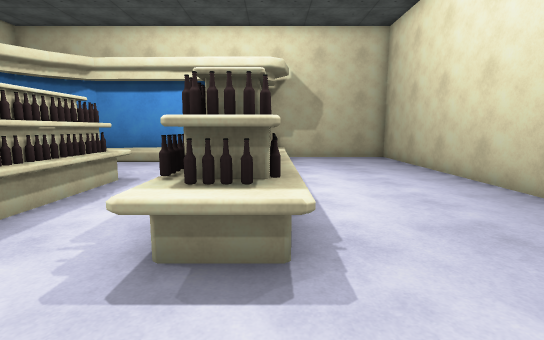
view 1 (above)

17 first-person views from a walk through a scene from a Unity 3-D project. The camera is 1.4 m above the floor, tilts 8° down and sees 85° across. The floor is counted in squares, 1 m on a side. Each view is taken from the middle of a square. On the plan, view 1 faces up. The plan holds only what a view shows up to about 14 squares ahead; the rest is blank. The player character is not drawn. Surface patterns are stand-ins for the level's own textures.

view 2
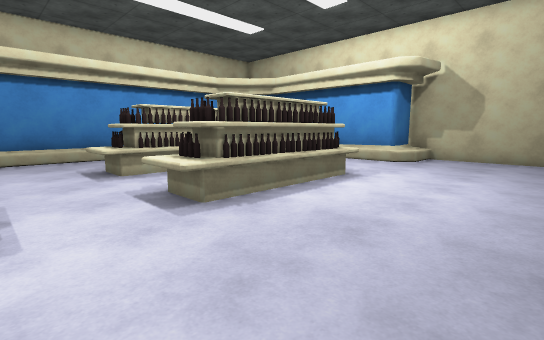

view 3
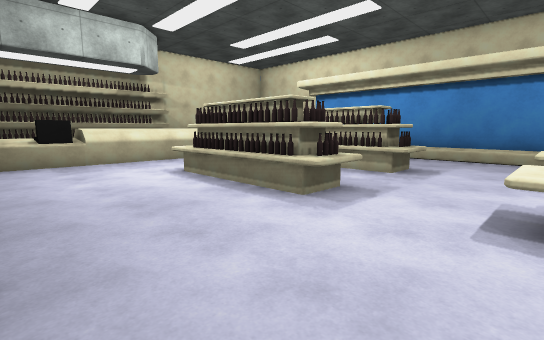

view 4
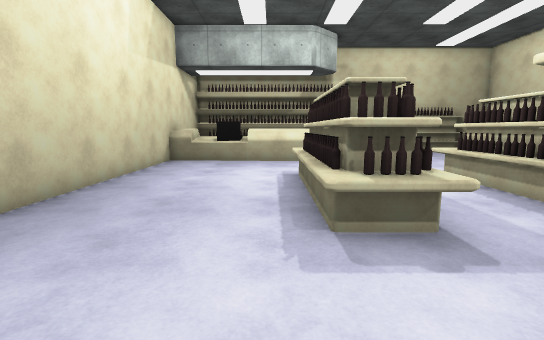

view 5
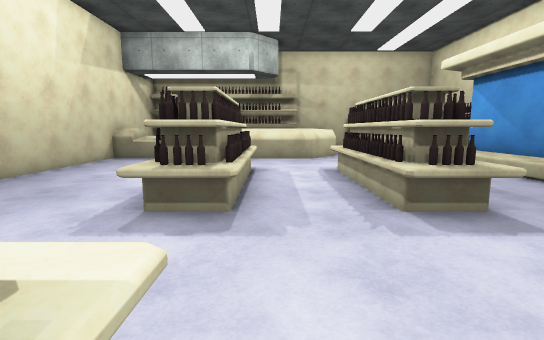

view 6
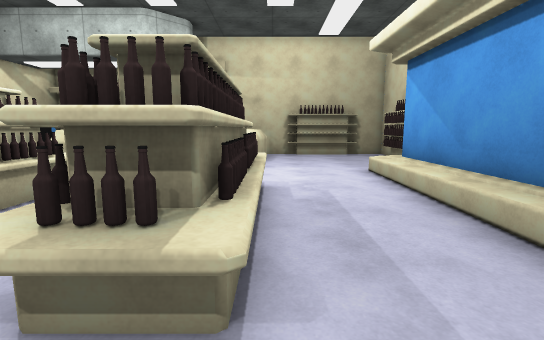

view 7
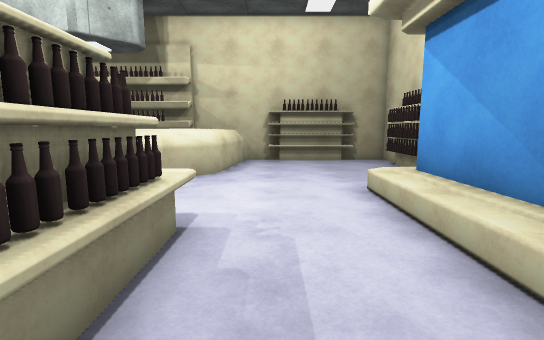

view 8
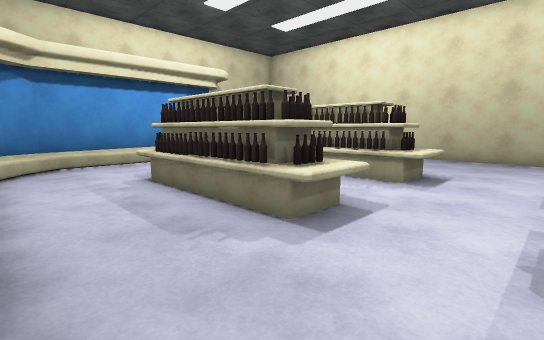

view 9
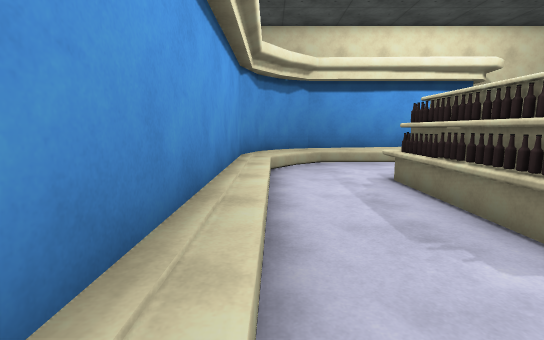

view 10
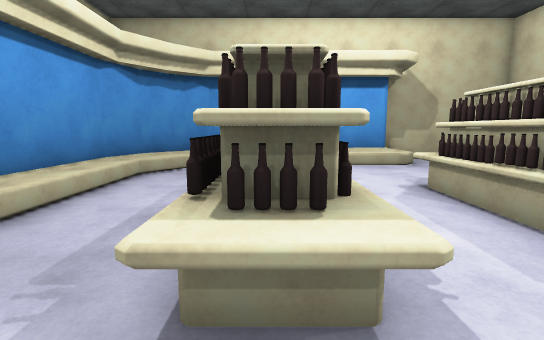

view 11
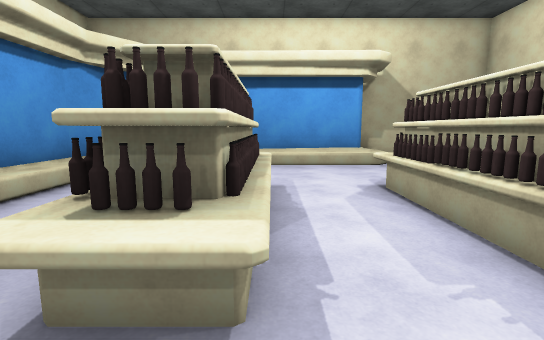

view 12
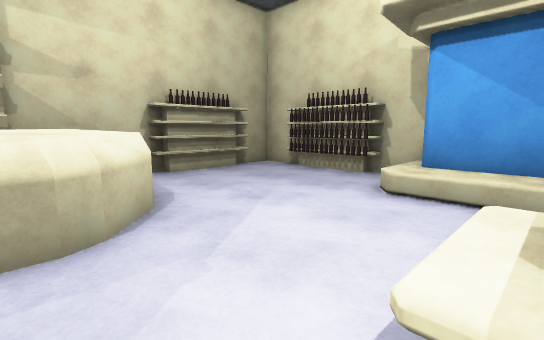

view 13
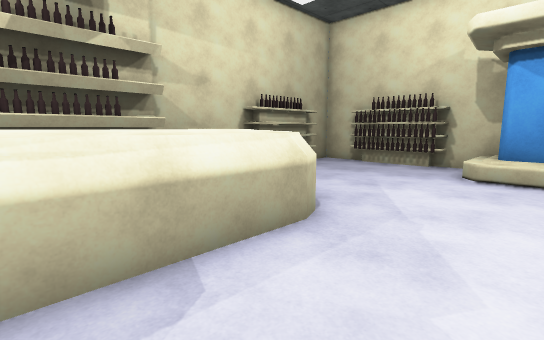

view 14
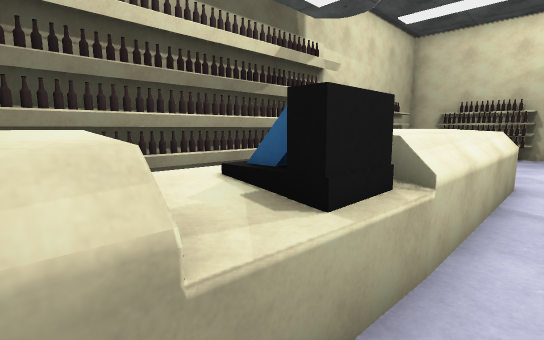

view 15
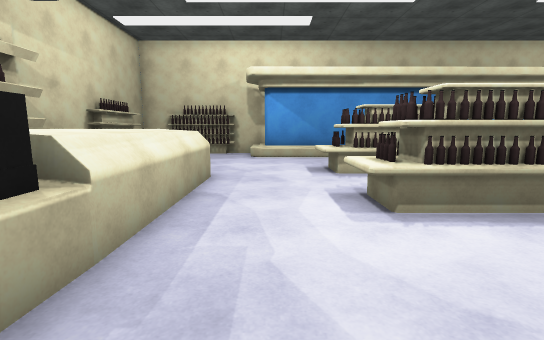

view 16
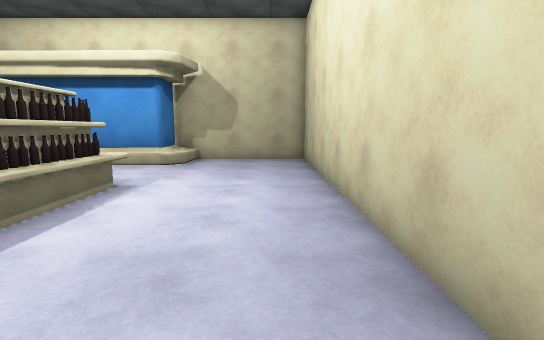

view 17
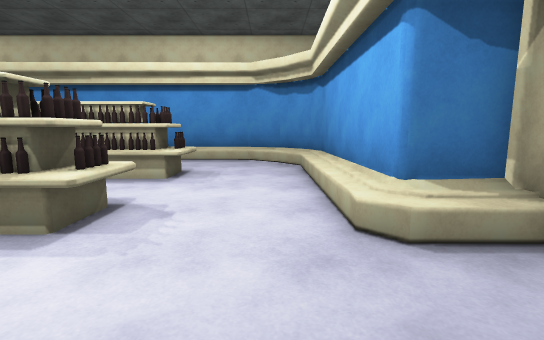

### Floor plan
Key: @ floor where view 1 was taken; # wall or solid block; . floor; / step, stairs or slope; = window, fence, low wall or low ledge; ^ raised ledge; B bottle; O other object.
Columns run from 12 left of view 1 to 6 right of it. Each row starts with its distance up from view 1.
 15            ########
 14            #O.....#
 13    #########O.....#
 12   ##O////////.....#
 11   #O/.............#
 10   #/..............#
  9   #/..............#
  8   #/..^O#..B#.....#
  7   #/..BBB..BB.....#
  6   #/..BBB..BB.....#
  5   #/..BBB..BB.....#
  4   #/..BBB..BB.....#
  3   #/..^B^..B#.....#
  2   #/..............#
  1   #/..............#
  0   #/........@.....
 -1   #/..^B#..B#.....
 -2   #/..BBB..OB.....#
 -3   #/..BBB..OB.....#
 -4   #/..BBB..BB.....#
 -5   #/..BBB..BB.....#
 -6   #/..^O^..B^.....#
 -7   #/..............#
 -8   #/..............#
 -9 #OO...............#
-10 #.......====^^O#^^#
-11 B......^^^^^^^OO^^#
-12 B......^^      =.
-13 B......^
-14 #.....=^ #########
-15 ###OB##^^##

Positions as (right, up) in squares from view 1, and headings:
1: (0, 0), facing up
2: (5, 0), facing up-left
3: (5, 3), facing down-left
4: (1, 3), facing down
5: (-2, 4), facing down
6: (-6, 1), facing down
7: (-7, -2), facing down
8: (-9, 0), facing up-right
9: (-9, 0), facing up
10: (-5, 1), facing up
11: (-4, 1), facing up
12: (-3, -6), facing down-left
13: (0, -7), facing down-left
14: (5, -9), facing down-left
15: (5, -8), facing left
16: (4, 1), facing up
17: (4, 11), facing left
